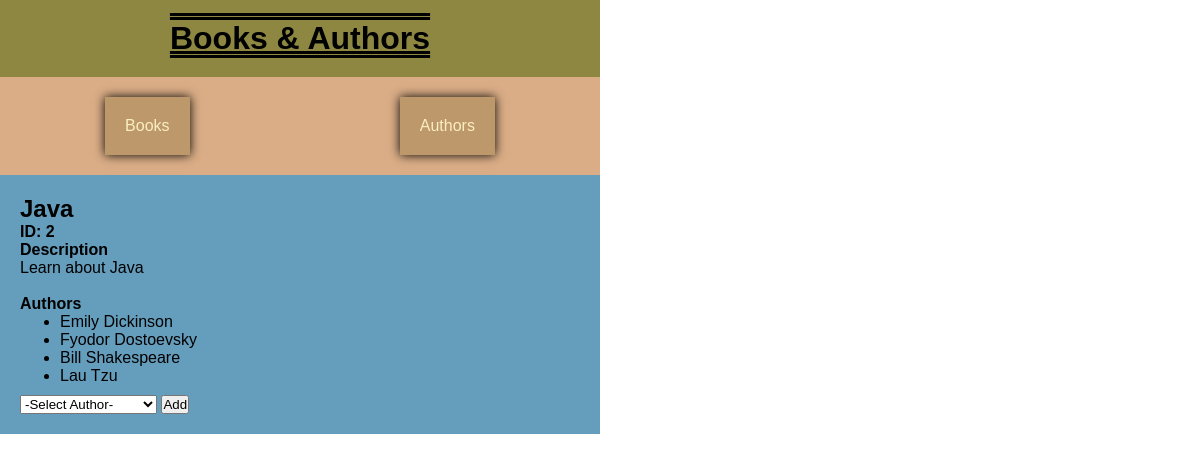
The page /books/2 on the database its author committed.
### books_authors_app/models.py (models this page shows, shortened)
class Book(models.Model):
    title = CharField(max_length=255)
    desc = TextField()
    created_at = DateTimeField(auto_now_add=True)
    updated_at = DateTimeField(auto_now=True)

class Author(models.Model):
    first_name = CharField(max_length=45)
    last_name = CharField(max_length=45)
    notes = TextField(default="Author notes here")
    books = ManyToManyField(Book, related_name="authors")
    created_at = DateTimeField(auto_now_add=True)
    updated_at = DateTimeField(auto_now=True)
    def get_full_name(self):
        return f"{self.first_name} {self.last_name}"

### books_authors_app/views.py (the view, shortened to what this page needs)
# urls.py: path('<str:table>/<int:id>', views.info_page),
def info_page(request, table, id):
    if table == 'books':
        book = Book.objects.get(id=id)
        context = {
            'object_type': "book",
            'header': book.title,
            'id': id,
            'text_header': "Description",
            'text': book.desc,
            'assoc_header': 'Author',
            'associations': book.authors.all(),
            'complete_assoc_list': Author.objects.all(),
        }
    else:
        return HttpResponse("ERROR 404")
    return render(request, 'info_page.html', context)

### books_authors_app/templates/info_page.html (shortened to what this page needs)
<!DOCTYPE html>
<html lang="en">
<head>
    {% load static %}
    <link rel="stylesheet" type="text/css" href="{% static 'style.css' %}">
</head>
<body>
    <div id="wrapper">
        <div id="header">
            <h1>Books & Authors</h1>
            <div id="navbar">
                <a href="/books">Books</a>
                <a href="/authors">Authors</a>
            </div>
        </div>
        <div id="info">
            <h2>{{header}}</h2>
            <h4>ID: {{id}}</h4>
            <h4>{{text_header}}</h4>
            <p>{{text}}</p>
            <br>
            <h4>{{assoc_header}}s</h4>
            <ul>
                {% for assoc in associations %}
                    <li>{{assoc.get_full_name}}</li>
                {% endfor %}
            </ul>
            <form>
                <select required name="object_to_attach" id="selection-list">
                    <option selected disabled>-Select {{assoc_header}}-</option>
                </select>
                <input type="submit" class="attach-object" value="Add">
            </form>
        </div>
    </div>
</body>
</html>

### books_authors_app/static/style.css (style rules this page uses)
* { margin: 0px; padding: 0px; }
#wrapper { background-color: #659DBD; font-family: sans-serif; width: 600px; }
#header { background-color: #8d8741; text-align: center; }
#header h1 { padding: 20px; text-decoration: overline underline; text-decoration-style: double; }
#navbar { background-color: #DAAD86; padding: 20px 0px; margin: 0px; display: flex; justify-content: space-around; width: 100%; }
#navbar a { text-decoration: none; background-color: #BC986A; color: #FBEEC1; padding: 20px; box-shadow: 0px 0px 10px black; }
#info { padding: 20px; }
#info ul { margin-left: 40px; margin-bottom: 10px; }

### rows shown on the page
Book: title "Java", desc "Learn about Java"
Author: get_full_name "Emily Dickinson"
Author: get_full_name "Fyodor Dostoevsky"
Author: get_full_name "Bill Shakespeare"
Author: get_full_name "Lau Tzu"

### other values the page prints
{{ id }} "2"
{{ text_header }} "Description"
{{ assoc_header }} "Author"
